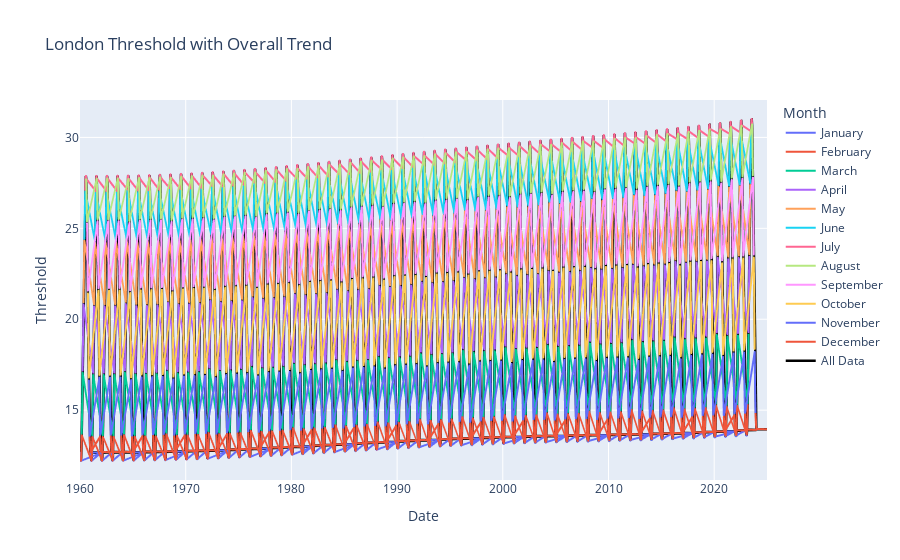

The code cell stored with this chart in its notebook:
### Code cell
fig = px.line(
    data01,
    x='date',
    y='threshold',
    color='month_name',
    title='London Threshold with Overall Trend',
    labels={'threshold': 'Threshold', 'date': 'Date', 'month_name': 'Month'}
)

# Customize the hover to show full date
fig.update_traces(
    hovertemplate='<b>Date:</b> %{x|%Y-%m-%d}<br>' +
                  '<b>Threshold:</b> %{y:.2f}<br>' +
                  '<b>Month:</b> %{legendgroup}'
)

# Add the thick black line for the full data trend
fig.add_trace(
    go.Scatter(
        x=data01['date'],
        y=data01['threshold'],
        mode='lines',
        name='All Data',
        line=dict(color='black', width=2.5),
        showlegend=True,
        hovertemplate='<b>Date:</b> %{x|%Y-%m-%d}<br>' +
                      '<b>Threshold:</b> %{y:.2f}<br>' +
                      '<b>Month:</b> All'
    )
)

fig.show()

### Figure 1 — Plotly figure (JSON) as saved in the notebook; plotly's stock layout.template omitted (floating-point values rounded to 4 significant figures; data arrays with more than 128 entries replaced by an {"elided": "..."} marker saying what was removed)
{"data": [{"hovertemplate": "<b>Date:</b> %{x|%Y-%m-%d}<br><b>Threshold:</b> %{y:.2f}<br><b>Month:</b> %{legendgroup}", "legendgroup": "January", "line": {"color": "#636efa", "dash": "solid"}, "marker": {"symbol": "circle"}, "mode": "lines", "name": "January", "showlegend": true, "type": "scattergl", "x": {"elided": "2000 str values"}, "xaxis": "x", "y": {"elided": "2000 float values"}, "yaxis": "y"}, {"hovertemplate": "<b>Date:</b> %{x|%Y-%m-%d}<br><b>Threshold:</b> %{y:.2f}<br><b>Month:</b> %{legendgroup}", "legendgroup": "February", "line": {"color": "#EF553B", "dash": "solid"}, "marker": {"symbol": "circle"}, "mode": "lines", "name": "February", "showlegend": true, "type": "scattergl", "x": {"elided": "1808 str values"}, "xaxis": "x", "y": {"elided": "1808 float values"}, "yaxis": "y"}, {"hovertemplate": "<b>Date:</b> %{x|%Y-%m-%d}<br><b>Threshold:</b> %{y:.2f}<br><b>Month:</b> %{legendgroup}", "legendgroup": "March", "line": {"color": "#00cc96", "dash": "solid"}, "marker": {"symbol": "circle"}, "mode": "lines", "name": "March", "showlegend": true, "type": "scattergl", "x": {"elided": "1984 str values"}, "xaxis": "x", "y": {"elided": "1984 float values"}, "yaxis": "y"}, {"hovertemplate": "<b>Date:</b> %{x|%Y-%m-%d}<br><b>Threshold:</b> %{y:.2f}<br><b>Month:</b> %{legendgroup}", "legendgroup": "April", "line": {"color": "#ab63fa", "dash": "solid"}, "marker": {"symbol": "circle"}, "mode": "lines", "name": "April", "showlegend": true, "type": "scattergl", "x": {"elided": "1920 str values"}, "xaxis": "x", "y": {"elided": "1920 float values"}, "yaxis": "y"}, {"hovertemplate": "<b>Date:</b> %{x|%Y-%m-%d}<br><b>Threshold:</b> %{y:.2f}<br><b>Month:</b> %{legendgroup}", "legendgroup": "May", "line": {"color": "#FFA15A", "dash": "solid"}, "marker": {"symbol": "circle"}, "mode": "lines", "name": "May", "showlegend": true, "type": "scattergl", "x": {"elided": "1984 str values"}, "xaxis": "x", "y": {"elided": "1984 float values"}, "yaxis": "y"}, {"hovertemplate": "<b>Date:</b> %{x|%Y-%m-%d}<br><b>Threshold:</b> %{y:.2f}<br><b>Month:</b> %{legendgroup}", "legendgroup": "June", "line": {"color": "#19d3f3", "dash": "solid"}, "marker": {"symbol": "circle"}, "mode": "lines", "name": "June", "showlegend": true, "type": "scattergl", "x": {"elided": "1920 str values"}, "xaxis": "x", "y": {"elided": "1920 float values"}, "yaxis": "y"}, {"hovertemplate": "<b>Date:</b> %{x|%Y-%m-%d}<br><b>Threshold:</b> %{y:.2f}<br><b>Month:</b> %{legendgroup}", "legendgroup": "July", "line": {"color": "#FF6692", "dash": "solid"}, "marker": {"symbol": "circle"}, "mode": "lines", "name": "July", "showlegend": true, "type": "scattergl", "x": {"elided": "1984 str values"}, "xaxis": "x", "y": {"elided": "1984 float values"}, "yaxis": "y"}, {"hovertemplate": "<b>Date:</b> %{x|%Y-%m-%d}<br><b>Threshold:</b> %{y:.2f}<br><b>Month:</b> %{legendgroup}", "legendgroup": "August", "line": {"color": "#B6E880", "dash": "solid"}, "marker": {"symbol": "circle"}, "mode": "lines", "name": "August", "showlegend": true, "type": "scattergl", "x": {"elided": "1984 str values"}, "xaxis": "x", "y": {"elided": "1984 float values"}, "yaxis": "y"}, {"hovertemplate": "<b>Date:</b> %{x|%Y-%m-%d}<br><b>Threshold:</b> %{y:.2f}<br><b>Month:</b> %{legendgroup}", "legendgroup": "September", "line": {"color": "#FF97FF", "dash": "solid"}, "marker": {"symbol": "circle"}, "mode": "lines", "name": "September", "showlegend": true, "type": "scattergl", "x": {"elided": "1920 str values"}, "xaxis": "x", "y": {"elided": "1920 float values"}, "yaxis": "y"}, {"hovertemplate": "<b>Date:</b> %{x|%Y-%m-%d}<br><b>Threshold:</b> %{y:.2f}<br><b>Month:</b> %{legendgroup}", "legendgroup": "October", "line": {"color": "#FECB52", "dash": "solid"}, "marker": {"symbol": "circle"}, "mode": "lines", "name": "October", "showlegend": true, "type": "scattergl", "x": {"elided": "1984 str values"}, "xaxis": "x", "y": {"elided": "1984 float values"}, "yaxis": "y"}, {"hovertemplate": "<b>Date:</b> %{x|%Y-%m-%d}<br><b>Threshold:</b> %{y:.2f}<br><b>Month:</b> %{legendgroup}", "legendgroup": "November", "line": {"color": "#636efa", "dash": "solid"}, "marker": {"symbol": "circle"}, "mode": "lines", "name": "November", "showlegend": true, "type": "scattergl", "x": {"elided": "1920 str values"}, "xaxis": "x", "y": {"elided": "1920 float values"}, "yaxis": "y"}, {"hovertemplate": "<b>Date:</b> %{x|%Y-%m-%d}<br><b>Threshold:</b> %{y:.2f}<br><b>Month:</b> %{legendgroup}", "legendgroup": "December", "line": {"color": "#EF553B", "dash": "solid"}, "marker": {"symbol": "circle"}, "mode": "lines", "name": "December", "showlegend": true, "type": "scattergl", "x": {"elided": "1968 str values"}, "xaxis": "x", "y": {"elided": "1968 float values"}, "yaxis": "y"}, {"hovertemplate": "<b>Date:</b> %{x|%Y-%m-%d}<br><b>Threshold:</b> %{y:.2f}<br><b>Month:</b> All", "line": {"color": "black", "width": 2.5}, "mode": "lines", "name": "All Data", "showlegend": true, "type": "scatter", "x": {"elided": "23376 str values"}, "y": {"elided": "23376 float values"}}], "layout": {"legend": {"title": {"text": "Month"}, "tracegroupgap": 0}, "title": {"text": "London Threshold with Overall Trend"}, "xaxis": {"anchor": "y", "domain": [0, 1], "title": {"text": "Date"}}, "yaxis": {"anchor": "x", "domain": [0, 1], "title": {"text": "Threshold"}}}}
